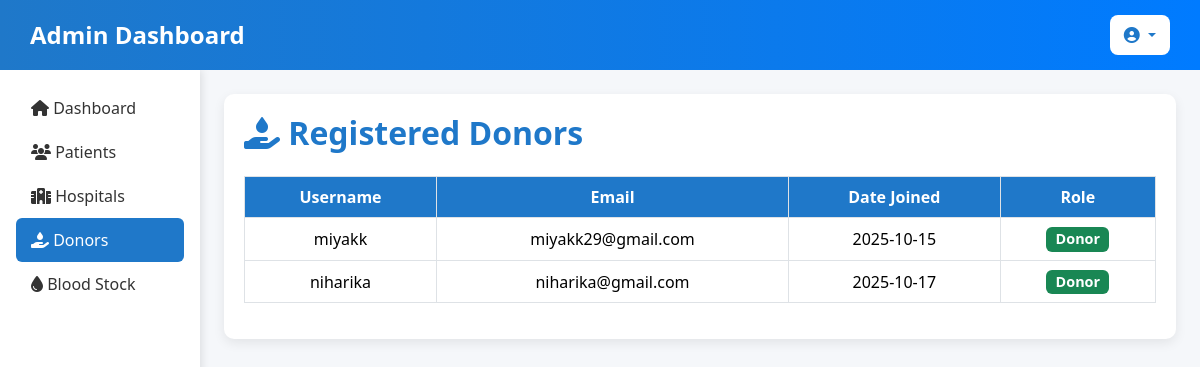
The app's page /donors/, older data.
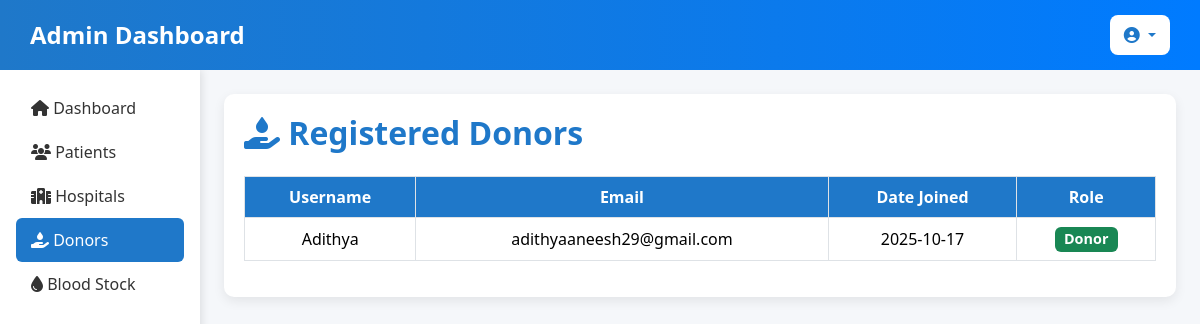
The same page, newer data.
### blood_bank_app/models.py (models this page shows, shortened)
class Credential(models.Model):
    ROLE_CHOICES = [
        ('Donor','Donor'),
        ('Patient','Patient'),
        ('Hospital','Hospital'),
        ('admin', 'Admin'),
    ]
    role = models.CharField(max_length=10,choices=ROLE_CHOICES,default='Donor')
    user = models.OneToOneField(User, on_delete=models.CASCADE, related_name='credential')

### blood_bank_app/views.py (the view)
# urls.py: path('donors/', views.admin_donors, name='admin_donors'),
def admin_donors(request):
    donors = Credential.objects.filter(role='Donor').select_related('user')
    return render(request, 'admin/admin_donors.html', {'donors': donors})

### blood_bank_app/templates/admin/admin_donors.html (shortened to what this page needs)
<!DOCTYPE html>
<html lang="en">
<head>
    <link rel="stylesheet" href="https://cdnjs.cloudflare.com/ajax/libs/font-awesome/6.4.2/css/all.min.css">
    <link href="https://cdn.jsdelivr.net/npm/bootstrap@5.3.3/dist/css/bootstrap.min.css" rel="stylesheet">
</head>
<body>
     <nav class="navbar d-flex justify-content-between align-items-center">
        <h1 class="text-white mb-0">Admin Dashboard</h1>
        <div class="dropdown">
            <button class="btn btn-light dropdown-toggle" type="button" id="adminDropdown" data-bs-toggle="dropdown" aria-expanded="false">
                <i class="fa-solid fa-user-circle"></i> {{ request.user.username }}
            </button>
        </div>
    </nav>
    <div class="container-fluid">
        <div class="row">
            <div class="col-md-2 p-3 sidebar">
                <nav class="nav flex-column">
                    <a class="nav-link" href="{% url 'dashboard' %}">
                        <i class="fa-solid fa-home"></i> Dashboard
                    </a>
                    <a class="nav-link" href="{% url 'admin_patients' %}">
                        <i class="fa-solid fa-users"></i> Patients
                    </a>
                    <a class="nav-link" href="{% url 'admin_hospitals' %}">
                        <i class="fa-solid fa-hospital"></i> Hospitals
                    </a>
                    <a class="nav-link active" href="{% url 'admin_donors' %}">
                        <i class="fa-solid fa-hand-holding-droplet"></i> Donors
                    </a>
                    <a class="nav-link" href="{% url 'blood_stock_list' %}">
                        <i class="fa-solid fa-droplet"></i> Blood Stock
                    </a>
                </nav>
            </div>
            <div class="col-md-10 p-4">
                <div class="card-dashboard">
                    <div class="d-flex justify-content-between align-items-center mb-4">
                        <h2 class="mb-0"><i class="fa-solid fa-hand-holding-droplet"></i> Registered Donors</h2>
                    </div>
                    <div class="table-responsive">
                        <table class="table table-bordered table-hover align-middle">
                            <thead>
                                <tr>
                                    <th>Username</th>
                                    <th>Email</th>
                                    <th>Date Joined</th>
                                    <th>Role</th>
                                </tr>
                            </thead>
                            <tbody>
                                {% for donor in donors %}
                                <tr>
                                    <td>{{ donor.user.username }}</td>
                                    <td>{{ donor.user.email }}</td>
                                    <td>{{ donor.user.date_joined|date:"Y-m-d" }}</td>
                                    <td><span class="badge bg-success">{{ donor.role }}</span></td>
                                </tr>
                                {% empty %}
                                <tr>
                                    <td colspan="4" class="text-center text-muted">No donor users found.</td>
                                </tr>
                                {% endfor %}
                            </tbody>
                        </table>
                    </div>
                </div>
            </div>
        </div>
    </div>
</body>
</html>

### blood_bank_app/templates/admin/admin_donors.html (style rules this page uses)
body { background-color: #f5f7fa; font-family: 'Segoe UI', Tahoma, Geneva, Verdana, sans-serif; }
.navbar { background: linear-gradient(90deg, #1F78C9, #007BFF); padding: 15px 30px; }
.navbar h1 { font-size: 24px; font-weight: 600; }
.dropdown .btn { background-color: #fff; color: #1F78C9; font-weight: 500; border: none; border-radius: 8px; padding: 8px 14px; }
.sidebar { min-height: 100vh; background: #fff; box-shadow: 2px 0 8px rgba(0,0,0,0.1); }
.sidebar .nav-link { color: #333; font-weight: 500; padding: 10px 15px; }
.sidebar .nav-link.active { background-color: #1F78C9; color: #fff; border-radius: 6px; }
.card-dashboard { background: #fff; border-radius: 10px; box-shadow: 0 4px 12px rgba(0,0,0,0.08); padding: 20px; }
h2 { color: #1F78C9; font-weight: 600; }
.table th { background-color: #1F78C9; color: white; text-align: center; }
.table td { text-align: center; vertical-align: middle; }
.badge { font-size: 0.9rem; }

Row changes from the older to the newer data that the page shows:
removed Credential: user.username "miyakk", user.email "miyakk29@gmail.com", user.date_joined "2025-10-15", role "Donor"
removed Credential: user.username "niharika", user.email "niharika@gmail.com", user.date_joined "2025-10-17", role "Donor"
added Credential: user.username "Adithya", user.email "adithyaaneesh29@gmail.com", user.date_joined "2025-10-17", role "Donor"
